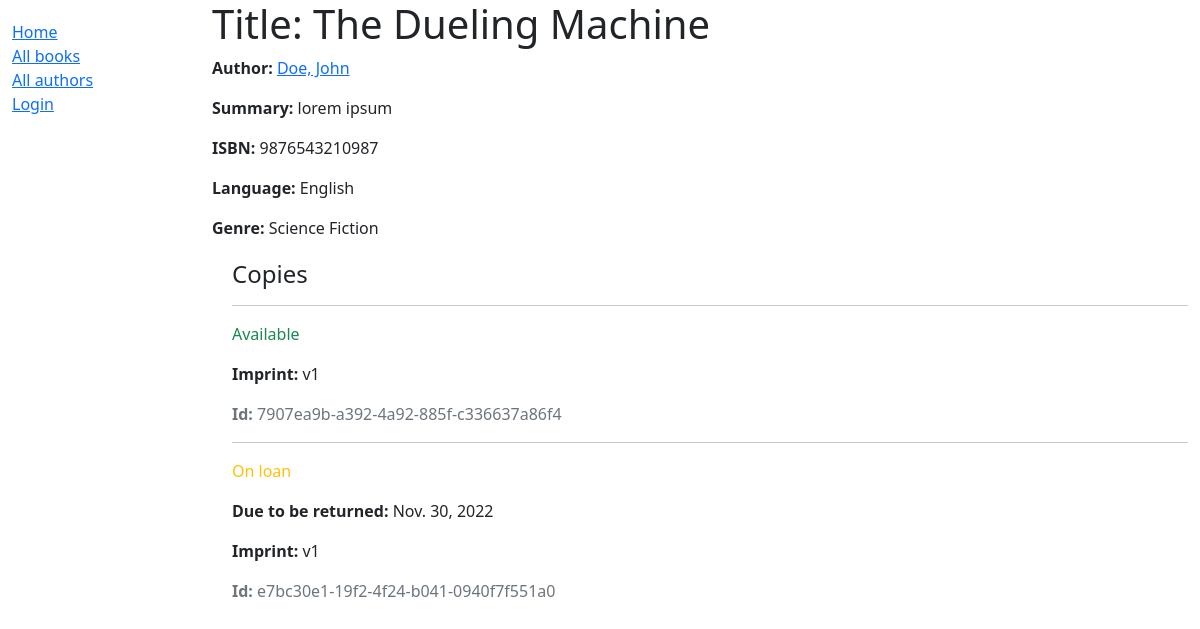
/catalog/book/2, run on the app's committed database.
### catalog/models.py (models this page shows, shortened)
class Book(models.Model):
    title = models.CharField(max_length=200)
    author = models.ForeignKey('Author', on_delete=models.SET_NULL, null=True)
    summary = models.TextField(
        max_length=1000, help_text='Enter a brief description of the book')
    isbn = models.CharField('ISBN', max_length=13, unique=True,
                            help_text='13 Character <a href="https://www.isbn-international.org/content/what-isbn">ISBN number</a>')
    genre = models.ManyToManyField(
        Genre, help_text='Select a genre for this book')
    language = models.ForeignKey(
        Language, on_delete=models.SET_NULL, null=True)
    def display_genre(self):
        """Create a string for the Genre. This is required to display genre in Admin."""
        return ', '.join(genre.name for genre in self.genre.all()[:3])
    display_genre.short_description = 'Genre'

class Author(models.Model):
    first_name = models.CharField(max_length=100)
    last_name = models.CharField(max_length=100)
    date_of_birth = models.DateField(null=True, blank=True)
    date_of_death = models.DateField('Died', null=True, blank=True)
    class Meta:
        ordering = ['last_name', 'first_name']
    def get_absolute_url(self):
        return reverse('author-detail', args=[str(self.id)])
    def __str__(self):
        return f'{self.last_name}, {self.first_name}'

class Language(models.Model):
    name = models.CharField(
        max_length=200, help_text="Enter the book's natural language (e.g. English, French, etc.)")
    def __str__(self):
        return self.name

class Genre(models.Model):
    name = models.CharField(
        max_length=200, help_text='Enter a book genre (e.g. Fiction)')
    def __str__(self):
        return self.name

class BookInstance(models.Model):
    id = models.UUIDField(primary_key=True, default=uuid.uuid4,
                          help_text='Unique ID for this particular book across whole library')
    book = models.ForeignKey(Book, on_delete=models.RESTRICT, null=True)
    imprint = models.CharField(max_length=200)
    due_back = models.DateField(null=True, blank=True)
    borrower = models.ForeignKey(
        User, on_delete=models.SET_NULL, null=True, blank=True)
    LOAN_STATUS = (
        ('m', 'Maintenance'),
        ('o', 'On loan'),
        ('a', 'Available'),
        ('r', 'Reserved'),
    )
    status = models.CharField(max_length=1, choices=LOAN_STATUS,
                              blank=True, default='m', help_text='Book availability')
    class Meta:
        ordering = ['due_back']

### catalog/views.py (the view)
# urls.py: path('book/<int:pk>', views.BookDetailView.as_view(), name='book-detail'),
class BookDetailView(generic.DetailView):
    model = Book

### catalog/templates/catalog/book_detail.html
{% extends 'base_generic.html' %} {% block content %}
<h1>Title: {{ book.title }}</h1>
<p>
  <strong>Author: </strong
  ><a href="{{ book.author.get_absolute_url }}">{{ book.author }}</a>
</p>
<p><strong>Summary: </strong>{{ book.summary }}</p>
<p><strong>ISBN: </strong>{{ book.isbn }}</p>
<p><strong>Language: </strong>{{ book.language }}</p>
<p><strong>Genre: </strong>{{ book.genre.all|join:", " }}</p>
<div style="margin-left: 20px; margin-top: 20px">
  <h4>Copies</h4>
  {% for copy in book.bookinstance_set.all %}
  <hr />
  <p
    class="{% if copy.status == 'a' %}text-success{% elif copy.status == 'm' %}text-danger{% else %}text-warning{% endif %}"
  >
    {{ copy.get_status_display }}
  </p>
  {% if copy.status != 'a' %}
  <p><strong>Due to be returned: </strong>{{ copy.due_back }}</p>
  {% endif %}
  <p><strong>Imprint: </strong>{{ copy.imprint }}</p>
  <p class="text-muted"><strong>Id: </strong>{{ copy.id }}</p>
  {% endfor %}
</div>
{% endblock %}

### data on the page
Book: author "Doe, John", summary "lorem ipsum", isbn "9876543210987", language "English", genre.all "Science Fiction"
BookInstance: status "Available", imprint "v1", id "7907ea9b-a392-4a92-885f-c336637a86f4"
BookInstance: status "On loan", due_back "Nov. 30, 2022", imprint "v1", id "e7bc30e1-19f2-4f24-b041-0940f7f551a0"
